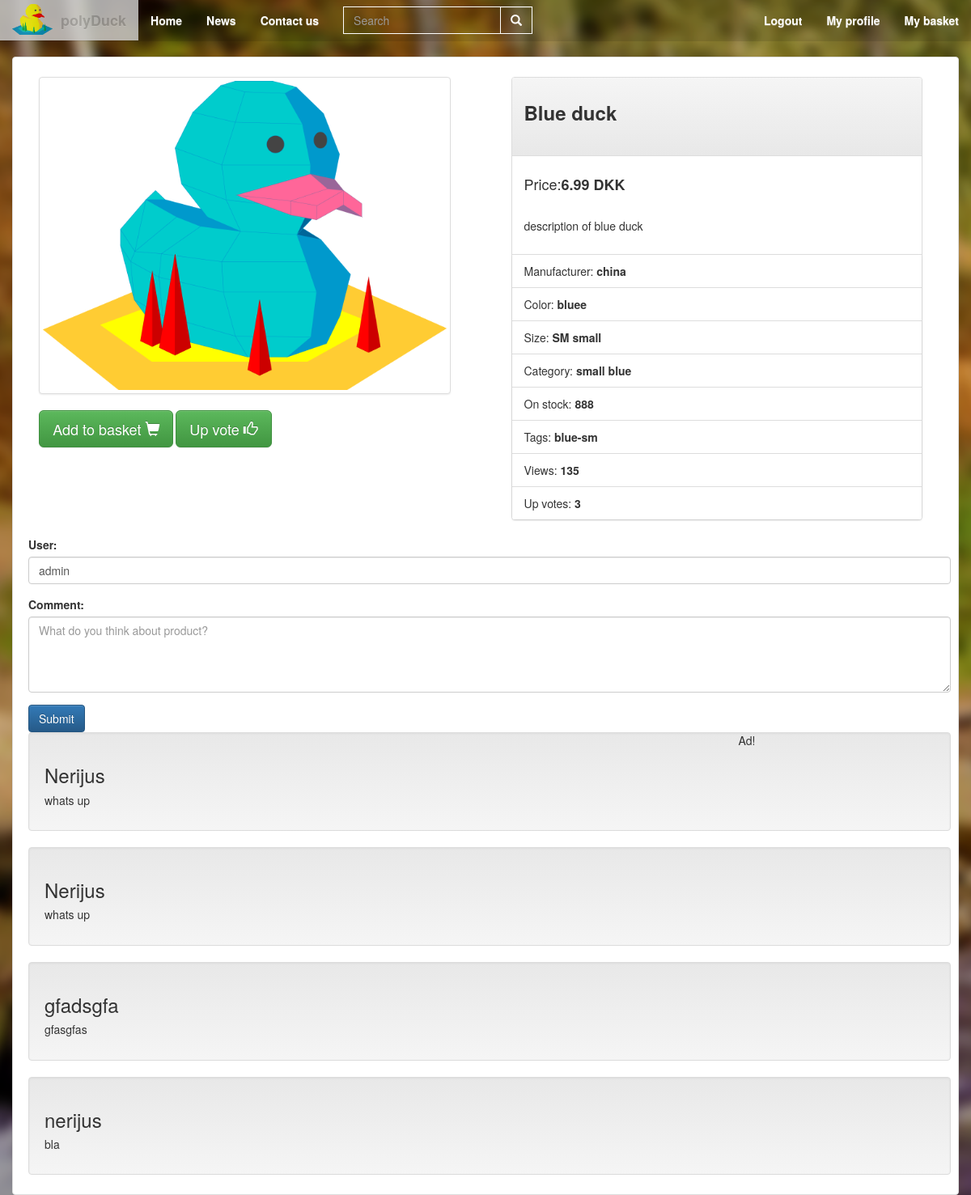
Page /index.php?product=     Blue duck (signed in) on the committed database.
### tables this page shows
CREATE TABLE `products` (
  `Product_ID` int(20) NOT NULL,
  `name` varchar(50) NOT NULL,
  `price` float NOT NULL,
  `description` varchar(255) NOT NULL,
  `color` varchar(20) NOT NULL,
  `size` varchar(15) NOT NULL,
  `category` varchar(20) NOT NULL,
  `images` varchar(255) NOT NULL,
  `stock` int(255) NOT NULL,
  `tags` varchar(50) NOT NULL,
  `manufacture` varchar(100) NOT NULL,
  `views` int(15) DEFAULT NULL,
  `upVote` int(15) DEFAULT NULL
);

CREATE TABLE `social_pages` (
  `Product_ID` int(20) NOT NULL,
  `Likes` int(15) NOT NULL,
  `Comments` text NOT NULL,
  `name` varchar(50) NOT NULL,
  `comment_id` int(11) NOT NULL
);

### model/Model.php (called while the page is built, shortened)
<?php
include_once ("model/Database.php");
 class Model {
        function Connect(){
         $db = require('model/conn.php');
         $connection = new Database($db);
         return $connection;
     }
	    public function getProductList()
	{
        $proData = $this->Connect()->getQuery("SELECT * FROM products");
            return $proData;
        }
	    public function getProduct($name)
	{
		$allProducts = $this->getProductList();
         if (mysqli_num_rows($allProducts) > 0) {
             $pro = $this->Connect()->getQuery("SELECT `views` FROM products WHERE `name`  = '" .$name. "' LIMIT 1");
            $view = mysqli_fetch_array($pro);
            $viewValue =  $view['views'] + 1;
             $proData = $this->Connect()->getQuery("SELECT `name`,`price`,`description`,`color`,`size`,`category`,`images`,`stock`,`tags`,`manufacture`,`views`,`upVote`,`Product_ID` FROM products WHERE `name`  = '{$name}' LIMIT 1");
             return $proData;
         }
	}
}

### model/Database.php (called while the page is built, shortened)
<?php
class Database
{
    protected $conn;
    public function __construct(mysqli $conn){
        $this->conn = $conn;
    }
    public function getConnection(){
    return $this->conn;
    }
    public function getQuery($query){
        $getData = $this->getConnection()->query($query);
        return $getData;
    }
}

### view/viewproduct.php (the view, shortened to what this page needs)
<?php
	$product = mysqli_fetch_array($productSelected);
?>
<div class="item thumbnail container" xmlns="http://www.w3.org/1999/html">
		<div class="row">
			<div class="col-md-6">
				<div class="itemImageFrame">
					<img class="itemPictureBig thumbnail" src="<?php echo $product['images']; ?>"><br />
					<div class="btn-group productControl text-center">
						<form method="get">
						<button id="cart" name="add_to_cart" type="button" class="btn-lg btn btn-success">Add to basket <span class="glyphicon glyphicon-shopping-cart" aria-hidden="true"></button>
						<button id="up" type="button" class="btn-lg btn btn-success">Up vote <span class="glyphicon glyphicon-thumbs-up" aria-hidden="true"></span></button>
						</form>
					</div>
				</div>
			</div>
			<div class="col-md-6">
				<div class="itemInformation pull-right">
<div class="panel panel-default">
  	<div class="panel-heading"><h3><strong><?php echo $product['name']; ?></strong></h3><br/>
  	</div>
  		<div class="panel-body">
  			<h4>Price:<strong><?php echo $product['price']; ?> DKK</strong></h4><br/>
					<p><?php echo $product['description']; ?></p>
		</div>
  				<ul class="list-group">
    <li class="list-group-item">Manufacturer:<strong><?php echo $product['manufacture']; ?></strong></li>
    <li class="list-group-item">Color:<strong> <?php echo $product['color']; ?></strong></li>
    <li class="list-group-item">Size:<strong> <?php echo $product['size']; ?></strong></li>
    <li class="list-group-item">Category:<strong> <?php echo $product['category']; ?></strong></li>
    <li class="list-group-item">On stock:<strong> <?php echo $product['stock']; ?></strong></li>
    <li class="list-group-item">Tags:<strong class="tags"> <?php echo $product['tags']; ?></strong></li>
	<li class="list-group-item">Views:<strong> <?php echo $product['views']; ?></strong></li>
	<li class="list-group-item">Up votes:<strong> <?php echo $product['upVote']; ?></strong></li>
				</ul>
		</div>
  </div>
  </div>
				</div>
	<div class="row">
		<div class="col-md-12">
			<div id="postNew" class="container">
				<form method="post">
					<div class="form-group">
						<label for="userNameInput">User:</label>
						<?php
						if(isset($_SESSION['username'])) {
							echo '<input type="text" id="userNameInput" class="form-control" name="postName" required value="' . $_SESSION['username'] . '">';
						}
						else {
							echo '<input type="text" id="userNameInput" class="form-control" placeholder="Your name..." name="postName" required value="">';
						}
						?>
					</div>
					<div class="form-group">
						<label for="userComment">Comment:</label>
						<textarea class="form-control" id="userComment" rows="4" name="comment" placeholder="What do you think about product?"></textarea>
					</div>
					<input type="submit" class="btn btn-primary" name="submit_comment">
				</form>
			</div>
		</div>
	</div>
	<div class="row">
		<div class="col-md-9">
			<div id="commentSection" class="container">
				<div id="echo">
					<?php include_once 'controller/comments.php'; ?>
				</div>
			</div>
		</div>
		<div class="col-md-3">
			Ad!
		</div>
	</div>
</div>

### controller/comments.php
<?php
$conn = mysqli_connect("localhost", "root", "lpokji12", "db_cms");
if (isset($_SESSION['LOC'][1])) {
    $q = $_SESSION['LOC'][1];
    $sql = "SELECT * FROM social_pages WHERE Product_ID='" . $q . "'";
    $output = '';
    $result = mysqli_query($conn, $sql);
    if(mysqli_num_rows($result) > 0)
    {
        $output .= '';
        while($comment = mysqli_fetch_array($result)){
            $output .=	'
        <div class="well">
           <h3>'. $comment['name'] .'</h3>
           <h5>'. $comment['Comments'] .'</h5>
        </div>
			';
        }
        echo $output;
    }
    else
    {
        echo '<div class="notFound jumbotron">
                <div class="container">
                    <h2>be the first one to comment</h2>
                </div>
            </div>';
    }
}

### view/sass/main.css (style rules this page uses)
body { overflow-x: hidden; padding-top: 50px; background-color: black; }
.item { margin-top: 20px; }
.item .itemImageFrame { width: 90%; height: auto; margin: 20px auto; }
.item .itemImageFrame .itemPictureBig { margin: auto; position: static !important; width: 100% !important; height: auto !important; }
.item .itemInformation { float: left; width: 90%; height: auto; margin-right: 40px; }
.item .itemInformation .panel { margin-top: 20px; }

### rows in the picture
products: images (picture), name "Blue duck", price "6.99", description "description of blue duck", manufacture "china", color "bluee", size "SM small", category "small blue", stock "888", tags "blue-sm", views "135", upVote "3"
social_pages: name "Nerijus", Comments "whats up"
social_pages: name "Nerijus", Comments "whats up"
social_pages: name "gfadsgfa", Comments "gfasgfas"
social_pages: name "nerijus", Comments "bla"
